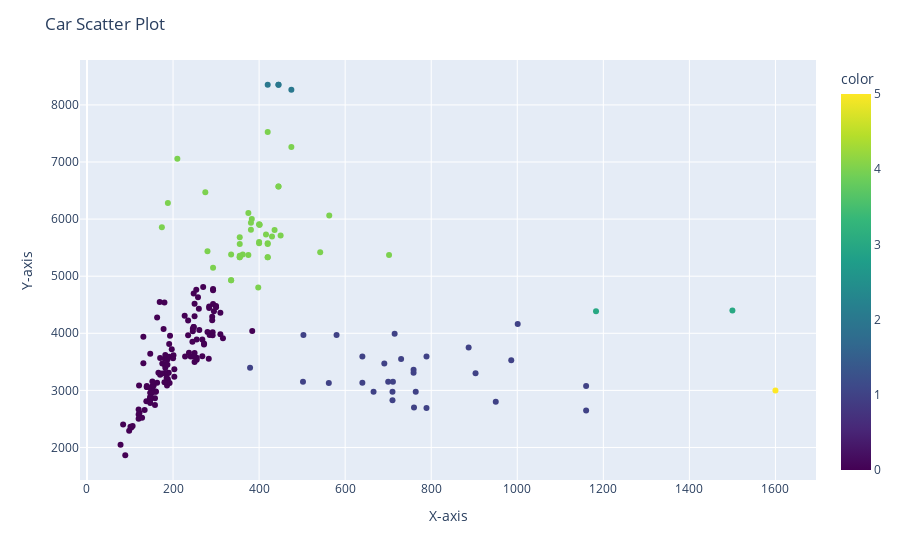

The notebook cell this image was saved under:
### Markdown cell above
Here i am giving the function a _linkage_ parameter. The linkage parameter determines the linkage criterion to be used when merging clusters. The 'average' linkage method takes the average distance between the centers of the clusters to determine the best split. I am using the average parameter here, because the default parameter 'ward' does not support distance metrics other than euclidean.

### Code cell
# Create scatter plot using Plotly
fig = px.scatter(df, x='Horsepower', y='Weight', hover_data='Car Name', color=clusters_aggk_euclidean,color_continuous_scale="Viridis" )

# Set plot title and axis labels
fig.update_layout(title='Car Scatter Plot', xaxis_title='X-axis', yaxis_title='Y-axis')

# Show the plot
fig.show()

### Figure 1 — Plotly figure (JSON) as saved in the notebook; plotly's stock layout.template omitted (floating-point values rounded to 4 significant figures; data arrays with more than 128 entries replaced by an {"elided": "..."} marker saying what was removed)
{"data": [{"customdata": {"elided": "197x1 str values"}, "hovertemplate": "Horsepower=%{x}<br>Weight=%{y}<br>Car Name=%{customdata[0]}<br>color=%{marker.color}<extra></extra>", "legendgroup": "", "marker": {"color": {"elided": "197 int values"}, "coloraxis": "coloraxis", "symbol": "circle"}, "mode": "markers", "name": "", "orientation": "v", "showlegend": false, "type": "scatter", "x": {"elided": "197 int values"}, "xaxis": "x", "y": {"elided": "197 int values"}, "yaxis": "y"}], "layout": {"coloraxis": {"colorbar": {"title": {"text": "color"}}, "colorscale": [[0, "#440154"], [0.1111, "#482878"], [0.2222, "#3e4989"], [0.3333, "#31688e"], [0.4444, "#26828e"], [0.5556, "#1f9e89"], [0.6667, "#35b779"], [0.7778, "#6ece58"], [0.8889, "#b5de2b"], [1, "#fde725"]]}, "legend": {"tracegroupgap": 0}, "margin": {"t": 60}, "title": {"text": "Car Scatter Plot"}, "xaxis": {"anchor": "y", "domain": [0, 1], "title": {"text": "X-axis"}}, "yaxis": {"anchor": "x", "domain": [0, 1], "title": {"text": "Y-axis"}}}}
